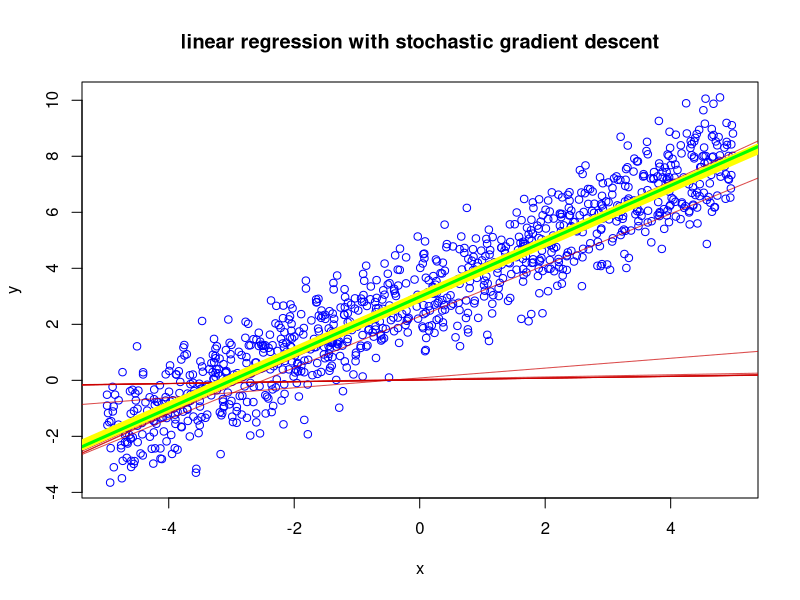

The R script that drew this image: (Note: this script raises an error after producing the figure.)
x = runif(1000, -5, 5)
y = x + rnorm(1000) + 3
xc = cbind(1, x)
sgd = function(x, y, n_iter, l_rate) {
  m = ncol(x)
  n = nrow(x)
  beta = matrix(0, nrow=m) # number of features + 1 if there is an intercept
  beta_iter = matrix(NA, nrow=n_iter, ncol=m)
  i = 0
  while (i <= n_iter) {
    sample_num = sample(n, 1)
    x_sample = x[sample_num,]
    y_sample = y[sample_num]
    derivative = x_sample %*% (x_sample%*%beta - y_sample)
    beta = beta - l_rate * derivative
    beta_iter[i,] = beta
    i = i+1 
  }
  result = list(coef=beta, coef_history=beta_iter)
  return(result)
}


beta_list = sgd(xc, y, n_iter=10000, l_rate=0.0015)
beta_list[[1]] #2 instead of 1 for beta_iter
beta_list['coef'] #coef_history for beta_iter
beta_list$coef #coef_history for beta_iter
beta = beta_list$coef
beta_history = beta_list$coef_history

model = lm(y~x)
coef = model$coefficients

beta
coef

plot(x, y, col='blue', main='linear regression with stochastic gradient descent')
for (i in c(1:5, 10, 15, seq(1000,10000, by=1000))) {
  abline(coef=beta_history[i,], col=rgb(0.8, 0, 0, 0.7))
}
abline(beta, col='yellow', lwd=10)
abline(coef, col='green', lwd=3)

xtest = runif(200, -5, 5)
ytest = xtest + rnorm(200) + 3
xtestc = cbind(1, xtest)

ytest_pred = xtestc %*% beta
mse = mean((ytest - ytest_pred)^2)

xtest_copy = data.frame(x=xtest)
ytest_pred2 = predict(model, xtest)
mse2 = mean((ytest - ytest_pred2)^2)

mse
mse2